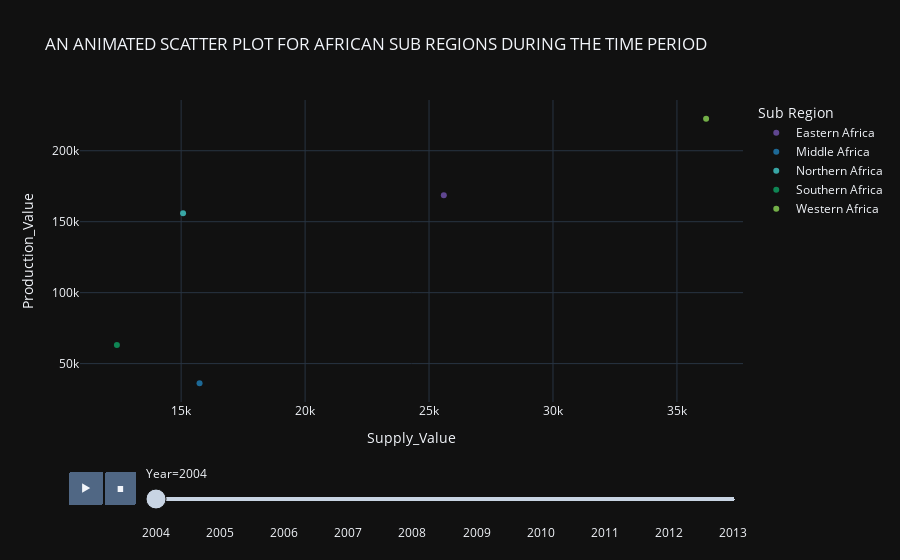

Here is the notebook cell this chart was saved with:
### Markdown cell above
#### RELATIONSHIP BETWEEN SUB-REGION

### Code cell
fig = px.scatter(count_by_subregion, x = 'Supply_Value', 
           y = 'Production_Value', 
           color= 'Sub Region',
            title = 'AN ANIMATED SCATTER PLOT FOR AFRICAN SUB REGIONS DURING THE TIME PERIOD',
           template = 'plotly_dark',
           color_discrete_sequence = px.colors.qualitative.Prism,
           animation_frame = 'Year', 
           animation_group = 'Sub Region')
fig.layout.updatemenus[0].buttons[0].args[1]['frame']['duration'] = 2000
fig

### Figure 1 — Plotly figure (JSON) as saved in the notebook; plotly's stock layout.template omitted (floating-point values rounded to 4 significant figures)
{"data": [{"hovertemplate": "Sub Region=Eastern Africa<br>Year=2004<br>Supply_Value=%{x}<br>Production_Value=%{y}<extra></extra>", "ids": ["Eastern Africa"], "legendgroup": "Eastern Africa", "marker": {"color": "rgb(95, 70, 144)", "symbol": "circle"}, "mode": "markers", "name": "Eastern Africa", "orientation": "v", "showlegend": true, "type": "scatter", "x": [25596], "xaxis": "x", "y": [168555], "yaxis": "y"}, {"hovertemplate": "Sub Region=Middle Africa<br>Year=2004<br>Supply_Value=%{x}<br>Production_Value=%{y}<extra></extra>", "ids": ["Middle Africa"], "legendgroup": "Middle Africa", "marker": {"color": "rgb(29, 105, 150)", "symbol": "circle"}, "mode": "markers", "name": "Middle Africa", "orientation": "v", "showlegend": true, "type": "scatter", "x": [15743], "xaxis": "x", "y": [36234], "yaxis": "y"}, {"hovertemplate": "Sub Region=Northern Africa<br>Year=2004<br>Supply_Value=%{x}<br>Production_Value=%{y}<extra></extra>", "ids": ["Northern Africa"], "legendgroup": "Northern Africa", "marker": {"color": "rgb(56, 166, 165)", "symbol": "circle"}, "mode": "markers", "name": "Northern Africa", "orientation": "v", "showlegend": true, "type": "scatter", "x": [15078], "xaxis": "x", "y": [155918], "yaxis": "y"}, {"hovertemplate": "Sub Region=Southern Africa<br>Year=2004<br>Supply_Value=%{x}<br>Production_Value=%{y}<extra></extra>", "ids": ["Southern Africa"], "legendgroup": "Southern Africa", "marker": {"color": "rgb(15, 133, 84)", "symbol": "circle"}, "mode": "markers", "name": "Southern Africa", "orientation": "v", "showlegend": true, "type": "scatter", "x": [12409], "xaxis": "x", "y": [63152], "yaxis": "y"}, {"hovertemplate": "Sub Region=Western Africa<br>Year=2004<br>Supply_Value=%{x}<br>Production_Value=%{y}<extra></extra>", "ids": ["Western Africa"], "legendgroup": "Western Africa", "marker": {"color": "rgb(115, 175, 72)", "symbol": "circle"}, "mode": "markers", "name": "Western Africa", "orientation": "v", "showlegend": true, "type": "scatter", "x": [36176], "xaxis": "x", "y": [222472], "yaxis": "y"}], "layout": {"legend": {"title": {"text": "Sub Region"}, "tracegroupgap": 0}, "sliders": [{"active": 0, "currentvalue": {"prefix": "Year="}, "len": 0.9, "pad": {"b": 10, "t": 60}, "steps": [{"args": [["2004"], {"frame": {"duration": 0, "redraw": false}, "fromcurrent": true, "mode": "immediate", "transition": {"duration": 0, "easing": "linear"}}], "label": "2004", "method": "animate"}, {"args": [["2005"], {"frame": {"duration": 0, "redraw": false}, "fromcurrent": true, "mode": "immediate", "transition": {"duration": 0, "easing": "linear"}}], "label": "2005", "method": "animate"}, {"args": [["2006"], {"frame": {"duration": 0, "redraw": false}, "fromcurrent": true, "mode": "immediate", "transition": {"duration": 0, "easing": "linear"}}], "label": "2006", "method": "animate"}, {"args": [["2007"], {"frame": {"duration": 0, "redraw": false}, "fromcurrent": true, "mode": "immediate", "transition": {"duration": 0, "easing": "linear"}}], "label": "2007", "method": "animate"}, {"args": [["2008"], {"frame": {"duration": 0, "redraw": false}, "fromcurrent": true, "mode": "immediate", "transition": {"duration": 0, "easing": "linear"}}], "label": "2008", "method": "animate"}, {"args": [["2009"], {"frame": {"duration": 0, "redraw": false}, "fromcurrent": true, "mode": "immediate", "transition": {"duration": 0, "easing": "linear"}}], "label": "2009", "method": "animate"}, {"args": [["2010"], {"frame": {"duration": 0, "redraw": false}, "fromcurrent": true, "mode": "immediate", "transition": {"duration": 0, "easing": "linear"}}], "label": "2010", "method": "animate"}, {"args": [["2011"], {"frame": {"duration": 0, "redraw": false}, "fromcurrent": true, "mode": "immediate", "transition": {"duration": 0, "easing": "linear"}}], "label": "2011", "method": "animate"}, {"args": [["2012"], {"frame": {"duration": 0, "redraw": false}, "fromcurrent": true, "mode": "immediate", "transition": {"duration": 0, "easing": "linear"}}], "label": "2012", "method": "animate"}, {"args": [["2013"], {"frame": {"duration": 0, "redraw": false}, "fromcurrent": true, "mode": "immediate", "transition": {"duration": 0, "easing": "linear"}}], "label": "2013", "method": "animate"}], "x": 0.1, "xanchor": "left", "y": 0, "yanchor": "top"}], "title": {"text": "AN ANIMATED SCATTER PLOT FOR AFRICAN SUB REGIONS DURING THE TIME PERIOD"}, "updatemenus": [{"buttons": [{"args": [null, {"frame": {"duration": 2000, "redraw": false}, "fromcurrent": true, "mode": "immediate", "transition": {"duration": 500, "easing": "linear"}}], "label": "&#9654;", "method": "animate"}, {"args": [[null], {"frame": {"duration": 0, "redraw": false}, "fromcurrent": true, "mode": "immediate", "transition": {"duration": 0, "easing": "linear"}}], "label": "&#9724;", "method": "animate"}], "direction": "left", "pad": {"r": 10, "t": 70}, "showactive": false, "type": "buttons", "x": 0.1, "xanchor": "right", "y": 0, "yanchor": "top"}], "xaxis": {"anchor": "y", "domain": [0, 1], "title": {"text": "Supply_Value"}}, "yaxis": {"anchor": "x", "domain": [0, 1], "title": {"text": "Production_Value"}}}}
